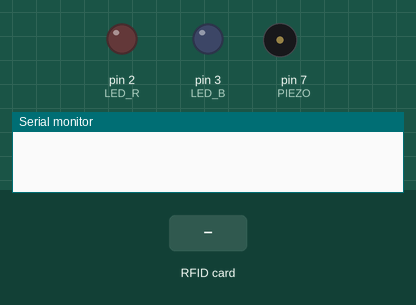
A sketch run on a simulated Arduino Uno, built with avr-gcc and run on an emulated ATmega328P. Parts: output pins drawn as LEDs (lit = HIGH), buzzer (waves = sounding, pin HIGH), the last lines printed to the serial monitor. The test bench sets the inputs (shaded band). Pins used as bus, display or sensor lines are not drawn.

Above: at 1.2 s.
1.3 s: RFID card 5E 7A 19 C4 held to the reader
At 2.0 s:
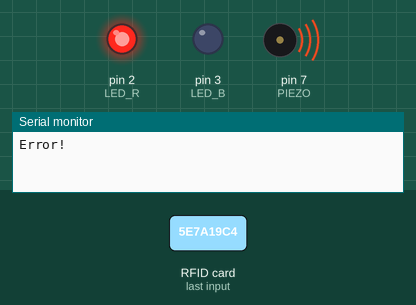
Timing chart, 0 to 4.6 s (numbered marks = the images above; inputs shaded):
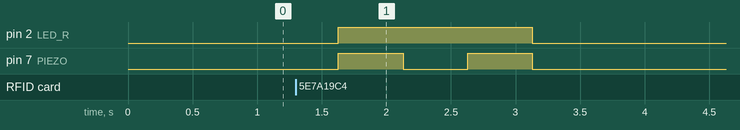

The sketch:

27.RFID_02.ino
```cpp
#include <SPI.h>
#include <MFRC522.h>

#define SS_PIN 10
#define RST_PIN 9
#define LED_R 2
#define LED_B 3
#define PIEZO 7

MFRC522 mfrc(SS_PIN, RST_PIN);

void setup() {
  Serial.begin(9600);
  SPI.begin();
  mfrc.PCD_Init();

  pinMode(LED_R, OUTPUT);
  pinMode(LED_B, OUTPUT);
  pinMode(PIEZO, OUTPUT);
}

void loop() {
  if(!mfrc.PICC_IsNewCardPresent() || !mfrc.PICC_ReadCardSerial()) {
    delay(500);
    return;
  }

  if(mfrc.uid.uidByte[0] == 97 && mfrc.uid.uidByte[1] == 255
    && mfrc.uid.uidByte[2] == 171 && mfrc.uid.uidByte[3] == 93) {
    digitalWrite(LED_B, HIGH);
    digitalWrite(LED_R, LOW);
    Serial.println("Verify!");
    digitalWrite(PIEZO, HIGH);
    delay(500);
    digitalWrite(PIEZO, LOW);
    digitalWrite(LED_B, LOW);
    } else {
      digitalWrite(LED_R, HIGH);
      digitalWrite(LED_B, LOW);
      Serial.println("Error!");
      digitalWrite(PIEZO, HIGH);
      delay(500);
      digitalWrite(PIEZO, LOW);
      delay(500);
      digitalWrite(PIEZO, HIGH);
      delay(500);
      digitalWrite(PIEZO, LOW);
      digitalWrite(LED_R, LOW);
    }
}
```

Measured:
- after the input at 1.3 s, pin 2 (LED_R): LOW → HIGH after 0.33 s, → LOW 1.5 s later; pin 7 (PIEZO): alternates HIGH for 0.50 s and LOW for 0.50 s, 4 changes in all, then stays LOW, starting after 0.33 s
